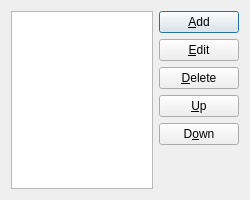
<?xml version="1.0" encoding="UTF-8"?>
<ui version="4.0">
 <class>MFColorSettings</class>
 <widget class="QDialog" name="MFColorSettings">
  <property name="geometry">
   <rect>
    <x>0</x>
    <y>0</y>
    <width>250</width>
    <height>200</height>
   </rect>
  </property>
  <property name="minimumSize">
   <size>
    <width>250</width>
    <height>200</height>
   </size>
  </property>
  <property name="windowTitle">
   <string>Dialog</string>
  </property>
  <layout class="QGridLayout" name="gridLayout">
   <item row="0" column="0">
    <layout class="QHBoxLayout" name="horizontalLayout">
     <item>
      <widget class="QListWidget" name="listWidget"/>
     </item>
     <item>
      <layout class="QVBoxLayout" name="verticalLayout">
       <item>
        <widget class="QPushButton" name="pushButtonAdd">
         <property name="text">
          <string>&amp;Add</string>
         </property>
        </widget>
       </item>
       <item>
        <widget class="QPushButton" name="pushButtonEdit">
         <property name="text">
          <string>&amp;Edit</string>
         </property>
        </widget>
       </item>
       <item>
        <widget class="QPushButton" name="pushButtonDelete">
         <property name="text">
          <string>&amp;Delete</string>
         </property>
        </widget>
       </item>
       <item>
        <widget class="QPushButton" name="pushButtonUp">
         <property name="text">
          <string>&amp;Up</string>
         </property>
        </widget>
       </item>
       <item>
        <widget class="QPushButton" name="pushButtonDown">
         <property name="text">
          <string>D&amp;own</string>
         </property>
        </widget>
       </item>
       <item>
        <spacer name="verticalSpacer">
         <property name="orientation">
          <enum>Qt::Vertical</enum>
         </property>
         <property name="sizeHint" stdset="0">
          <size>
           <width>20</width>
           <height>40</height>
          </size>
         </property>
        </spacer>
       </item>
      </layout>
     </item>
    </layout>
   </item>
  </layout>
 </widget>
 <resources/>
 <connections/>
</ui>
